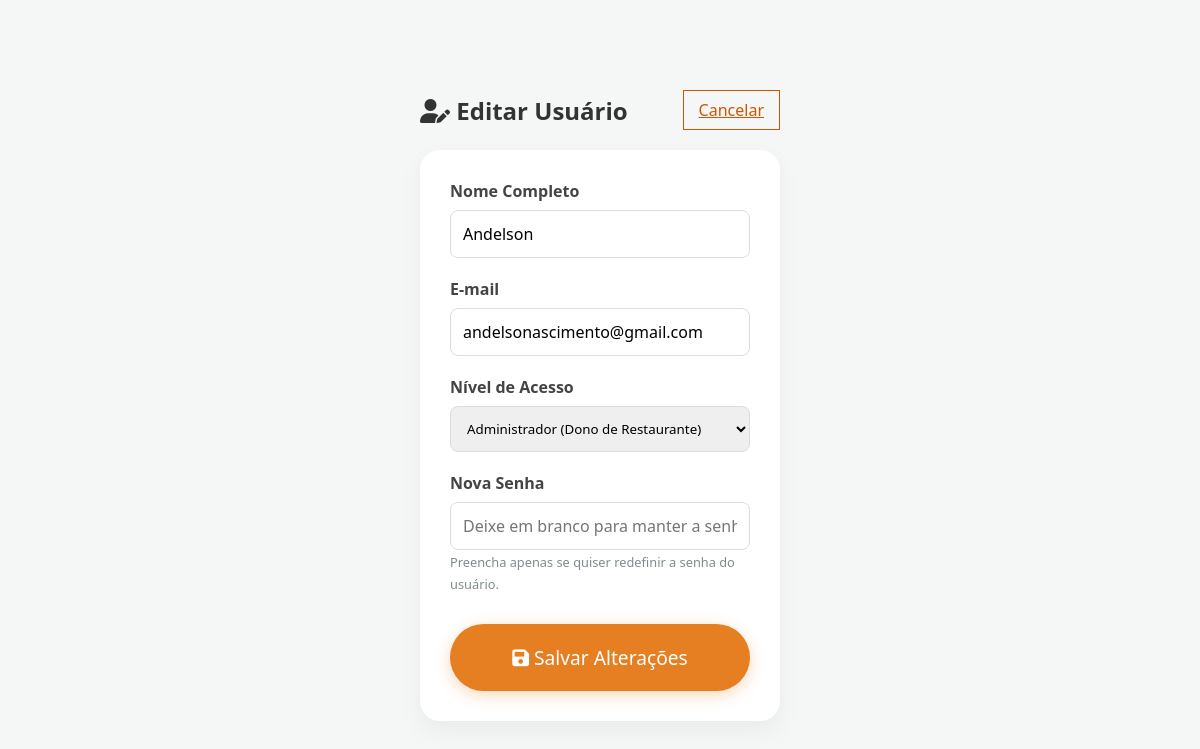
Screenshot of /editar_usuario.php?id=1 (signed in) with the database file from the repository.
### tables this page shows
CREATE TABLE `usuarios` (
  `id` int(11) NOT NULL,
  `nome` varchar(100) DEFAULT NULL,
  `email` varchar(100) DEFAULT NULL,
  `senha` varchar(255) DEFAULT NULL,
  `nivel` enum('cliente','adm','master') DEFAULT 'cliente'
);

### editar_usuario.php (the view, shortened to what this page needs)
<?php
include("conexao.php");
$id_edicao = isset($_GET['id']) ? intval($_GET['id']) : 0;
$res = $conn->query("SELECT * FROM usuarios WHERE id = $id_edicao");
$usuario_edit = $res->fetch_assoc();
?>
<!DOCTYPE html>
<html lang="pt-br">
<head>
    <link rel="stylesheet" href="css/style.css">
    <link rel="stylesheet" href="https://cdnjs.cloudflare.com/ajax/libs/font-awesome/6.0.0/css/all.min.css">
</head>
<body class="bg-cinza">
    <div class="container" style="margin-top: 50px;">
        <div style="display: flex; justify-content: space-between; align-items: center; margin-bottom: 20px;">
            <h2><i class="fas fa-user-edit"></i> Editar Usuário</h2>
            <a href="gerenciar_usuarios.php" class="btn-secundario" style="margin-top: 0; padding: 8px 15px;">Cancelar</a>
        </div>
        <div class="form-auth">
            <form action="" method="POST">
                <div class="campo">
                    <label>Nome Completo</label>
                    <input type="text" name="nome" value="<?= $usuario_edit['nome'] ?>" required>
                </div>
                <div class="campo">
                    <label>E-mail</label>
                    <input type="email" name="email" value="<?= $usuario_edit['email'] ?>" required>
                </div>
                <div class="campo">
                    <label>Nível de Acesso</label>
                    <select name="nivel" required style="width: 100%; padding: 12px; border-radius: 8px; border: 1px solid #ddd;">
                        <option value="adm" <?= $usuario_edit['nivel'] == 'adm' ? 'selected' : '' ?>>Administrador (Dono de Restaurante)</option>
                    </select>
                </div>
                <div class="campo">
                    <label>Nova Senha</label>
                    <input type="password" name="senha" placeholder="Deixe em branco para manter a senha atual">
                    <small style="color: #7f8c8d; font-size: 0.8rem;">Preencha apenas se quiser redefinir a senha do usuário.</small>
                </div>
                <button type="submit" class="btn-grande" style="width: 100%; margin-top: 10px;">
                    <i class="fas fa-save"></i> Salvar Alterações
                </button>
            </form>
        </div>
    </div>
</body>
</html>

### css/style.css (style rules this page uses)
* { margin: 0; padding: 0; box-sizing: border-box; font-family: "Segoe UI", Tahoma, Geneva, Verdana, sans-serif; }
body { background-color: #f8f9fa; color: #333; display: flex; flex-direction: column; align-items: center; min-height: 100vh; }
.container { text-align: center; padding: 40px 20px; max-width: 400px; }
.btn-secundario { color: #d35400; border: 1px solid #d35400; }
.btn-grande { background: #e67e22; color: white; border: none; padding: 20px 40px; font-size: 1.2rem; border-radius: 50px; cursor: pointer; box-shadow: 0 4px 15px rgba(230, 126, 34, 0.3); transition: transform 0.2s; }
.form-auth { background: white; padding: 30px; border-radius: 20px; box-shadow: 0 10px 25px rgba(0, 0, 0, 0.05); text-align: left; margin-top: 20px; }
.campo { margin-bottom: 20px; }
.campo label { display: block; font-weight: bold; margin-bottom: 8px; color: #444; }
.campo input { width: 100%; padding: 12px; border: 1px solid #ddd; border-radius: 8px; font-size: 1rem; }
.bg-cinza { background-color: #f4f7f6; }

### rows the page displays
usuarios: nome "Andelson", email "andelsonascimento@gmail.com", nivel "Administrador (Dono de Restaurante)"
